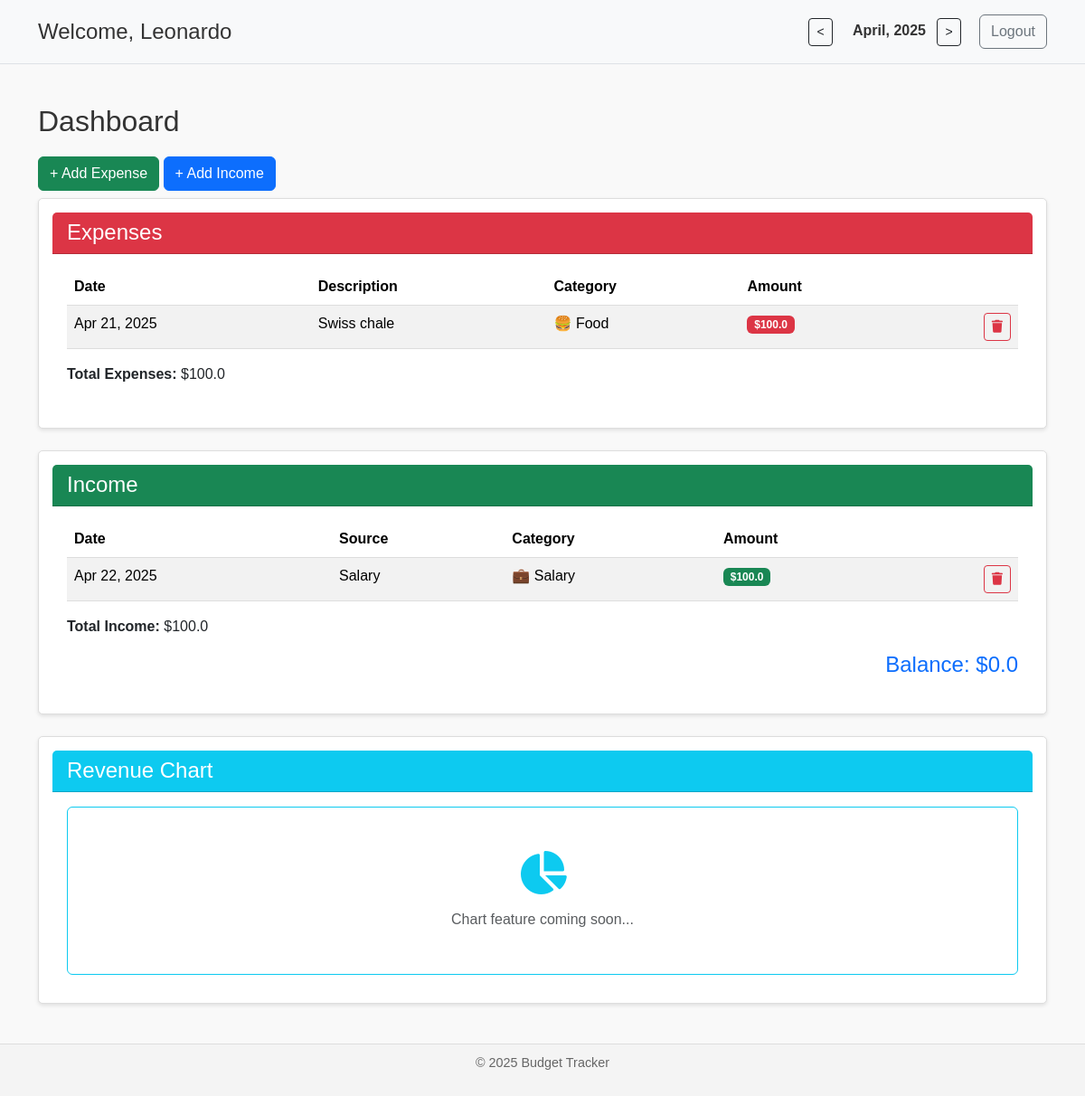
The page / (signed in) on the database its author committed.
### app/models.py (models this page shows, shortened)
class User(db.Model, UserMixin):
    __tablename__ = "users"
    id = db.Column(db.Integer, primary_key=True)
    username = db.Column(db.String(64), unique=True, nullable=False)
    password_hash = db.Column(db.String(128), nullable=False)
    expenses = db.relationship('Expense', backref='user', lazy=True)
    incomes = db.relationship('Income', backref='user', lazy=True)

class Expense(db.Model):
    __tablename__ = "expenses"
    id = db.Column(db.Integer, primary_key=True)
    date = db.Column(db.Date, nullable=False)
    description = db.Column(db.String(100), nullable=False)
    amount = db.Column(db.Float, nullable=False)
    category = db.Column(db.String(50), nullable=False)
    user_id = db.Column(db.Integer, db.ForeignKey('users.id'), nullable=False)

class Income(db.Model):
    __tablename__ = "income"
    id = db.Column(db.Integer, primary_key=True)
    date = db.Column(db.Date, nullable=False)
    source = db.Column(db.String(100), nullable=False)
    amount = db.Column(db.Float, nullable=False)
    category = db.Column(db.String(50), nullable=False)
    user_id = db.Column(db.Integer, db.ForeignKey('users.id'), nullable=False)

### app/routes.py (the view, shortened to what this page needs)
@routes.route("/", methods=["GET", "POST"])
@login_required
def homepage():
    month = request.args.get("month", default=datetime.now().month, type=int)
    year = request.args.get("year", default=datetime.now().year, type=int)
    if month < 1 or month > 12:
        month = 12
        year -= 1
    elif month > 12:
        month = 1
        year += 1
    category_emojis = {
        "Food": "🍔",
        "Transport": "🚌",
        "Housing": "🏠",
        "Entertainment": "🎮",
        "Healthcare": "💊",
        "Clothing": "👕",
        "Education": "🎓",
        "Subscriptions": "📦",
        "Other": "❓",
        "Salary": "💼",
        "Investment": "📈",
        "Gift": "🎁",
        "Side Job": "🛠️",
        "Rental": "🏘️",
        "Interest": "💵",
        "Dividends": "📊",
        "Bonus": "💰",
        "Freelance": "🧑‍💻"
    }
    month_expenses = Expense.query.filter_by(user_id=current_user.id).filter(
        extract('month', Expense.date) == month,
        extract('year', Expense.date) == year
    ).all()
    month_income = Income.query.filter_by(user_id=current_user.id).filter(
        extract('month', Income.date) == month,
        extract('year', Income.date) == year
    ).all()
    total_income = sum(i.amount for i in month_income)
    total_expenses = sum(e.amount for e in month_expenses)
    balance = total_income - total_expenses
    return render_template("index.html",total_income=total_income, total_expenses=total_expenses, balance=balance
                           , month_expenses=month_expenses, month_income=month_income, selected_month=month, selected_year=year, selected_month_name=datetime(year, month, 1).strftime("%B"),
                           current_user=current_user, category_emojis= category_emojis)

### app/__init__.py (called while the page is built)
def create_app():
    app = Flask(__name__)
    app.config['SQLALCHEMY_DATABASE_URI'] = 'sqlite:///budget.db'
    app.config['SQLALCHEMY_TRACK_MODIFICATIONS'] = False
    app.config['SECRET_KEY'] = 'supersecretkey'
    db.init_app(app)
    login_manager.init_app(app)
    login_manager.login_view = "auth.login"
    from app.models import User
    @login_manager.user_loader
    def load_user(user_id):
        return User.query.get(int(user_id))
    from app.routes import routes
    from app.auth import auth
    app.register_blueprint(routes)
    app.register_blueprint(auth)
    return app

### app/templates/index.html (shortened to what this page needs)
<!DOCTYPE html>
<html lang="en">
<head>
    <link href="https://cdn.jsdelivr.net/npm/bootstrap@5.3.2/dist/css/bootstrap.min.css" rel="stylesheet">
    <link rel="stylesheet" href="static/styles.css">
    <link rel="stylesheet" href="https://cdnjs.cloudflare.com/ajax/libs/font-awesome/6.4.0/css/all.min.css">
</head>
<body>
<header class="bg-light py-3 border-bottom">
    <div class="container">
        <div class="row align-items-center justify-content-between">
            <div class="col-md-6">
                <h1>Welcome, {{ current_user.username }}</h1>
            </div>
            <div class="col-md-6 text-end">
                <form method="GET" class="d-inline">
                    <button type="submit" class="btn btn-outline-dark btn-sm me-2">&lt;</button>
                </form>
                <span class="me-2 fw-bold">{{ selected_month_name }}, {{ selected_year }}</span>
                <form method="GET" class="d-inline">
                    <button type="submit" class="btn btn-outline-dark btn-sm me-3">&gt;</button>
                </form>
                <a href="{{ url_for('auth.logout') }}" class="btn btn-outline-secondary">Logout</a>
            </div>
        </div>
    </div>
</header>
<main class="container mt-4">
    <h2>Dashboard</h2>
    <button class="btn btn-success mb-2" data-bs-toggle="collapse" data-bs-target="#expense-form">
        + Add Expense
    </button>
    <button class="btn btn-primary mb-2" data-bs-toggle="collapse" data-bs-target="#income-form">
        + Add Income
    </button>
    <div class="card mb-4">
        <div class="card-header bg-danger text-white">
            <h4 class="mb-0">Expenses</h4>
        </div>
        <div class="card-body">
            <table class="table table-striped table-hover">
                <thead>
                <tr>
                    <th>Date</th>
                    <th>Description</th>
                    <th>Category</th>
                    <th>Amount</th>
                    <th></th>
                </tr>
                </thead>
                <tbody>
                {% for expense in month_expenses %}
                <tr>
                    <td>{{ expense.date.strftime('%b %d, %Y') }}</td>
                    <td>{{ expense.description }}</td>
                    <td>{{ category_emojis.get(expense.category, '') }} {{ expense.category }}</td>
                    <td><span class="badge bg-danger">${{ expense.amount }}</span></td>
                    <td class="text-end">
                        <form action="{{ url_for('routes.delete_expense', id=expense.id) }}" method="POST"
                              style="display:inline;">
                            <button type="submit" class="btn btn-sm btn-outline-danger" title="Delete"
                                    onclick="return confirm('Are you sure you want to delete this expense?')">
                                <i class="fa-solid fa-trash"></i>
                            </button>
                        </form>
                    </td>
                </tr>
                {% endfor %}
                </tbody>
            </table>
            <p class="mt-2"><strong>Total Expenses:</strong> ${{ total_expenses }}</p>
        </div>
    </div>
    <div class="card mb-4">
        <div class="card-header bg-success text-white">
            <h4 class="mb-0">Income</h4>
        </div>
        <div class="card-body">
            <table class="table table-striped table-hover">
                <thead>
                <tr>
                    <th>Date</th>
                    <th>Source</th>
                    <th>Category</th>
                    <th>Amount</th>
                    <th></th>
                </tr>
                </thead>
                <tbody>
                {% for income in month_income %}
                <tr>
                    <td>{{ income.date.strftime('%b %d, %Y') }}</td>
                    <td>{{ income.source }}</td>
                    <td>{{ category_emojis.get(income.category, '') }} {{ income.category }}</td>
                    <td><span class="badge bg-success">${{ income.amount }}</span></td>
                    <td class="text-end">
                        <form action="{{ url_for('routes.delete_income', id=income.id) }}" method="POST"
                              style="display:inline;">
                            <button type="submit" class="btn btn-sm btn-outline-danger" title="Delete"
                                    onclick="return confirm('Are you sure you want to delete this income?')">
                                <i class="fa-solid fa-trash"></i>
                            </button>
                        </form>
                    </td>
                </tr>
                {% endfor %}
                </tbody>
            </table>
            <p class="mt-2"><strong>Total Income:</strong> ${{ total_income }}</p>
            <h4 class="text-end text-primary">Balance: ${{ balance }}</h4>
        </div>
    </div>
    <div class="card mb-4">
        <div class="card-header bg-info text-white">
            <h4 class="mb-0">Revenue Chart</h4>
        </div>
        <div class="card-body text-center">
            <div class="p-5 border border-info rounded">
                <i class="fas fa-chart-pie fa-3x text-info mb-3"></i>
                <p class="text-muted mb-0">Chart feature coming soon...</p>
            </div>
        </div>
    </div>
</main>
<footer>
    <p>&copy; 2025 Budget Tracker</p>
</footer>
</body>
</html>

### app/static/styles.css (style rules this page uses)
body { font-family: Arial, sans-serif; margin: 0; padding: 0; background-color: #f9f9f9; color: #333; }
header { display: flex; justify-content: space-between; align-items: center; padding: 10px 20px; background-color: #f4f4f4; border-bottom: 1px solid #ddd; }
header h1 { margin: 0; font-size: 1.5rem; }
header button { padding: 5px 10px; border: none; background-color: #000; color: #fff; cursor: pointer; border-radius: 3px; }
header span { margin: 0 10px; font-size: 1rem; }
main { padding: 20px; }
h2 { font-size: 2rem; margin-bottom: 20px; }
.card { flex: 1; background-color: #fff; border: 1px solid #ddd; border-radius: 5px; padding: 15px; box-shadow: 0 2px 4px rgba(0, 0, 0, 0.1); }
footer { text-align: center; padding: 10px; background-color: #f4f4f4; border-top: 1px solid #ddd; font-size: 0.9rem; color: #666; }
table { width: 100%; border-collapse: collapse; text-align: left; }
th, td { padding: 10px; border-bottom: 1px solid #ddd; text-align: left; }
th { font-weight: bold; }

### rows shown on the page
User: username "Leonardo"
Expense: date "Apr 21, 2025", description "Swiss chale", get "🍔", category "Food", amount "100.0"
Income: date "Apr 22, 2025", source "Salary", get "💼", category "Salary", amount "100.0"

### other values the page prints
{{ selected_month_name }} "April"
{{ selected_year }} "2025"
{{ total_expenses }} "100.0"
{{ total_income }} "100.0"
{{ balance }} "0.0"
